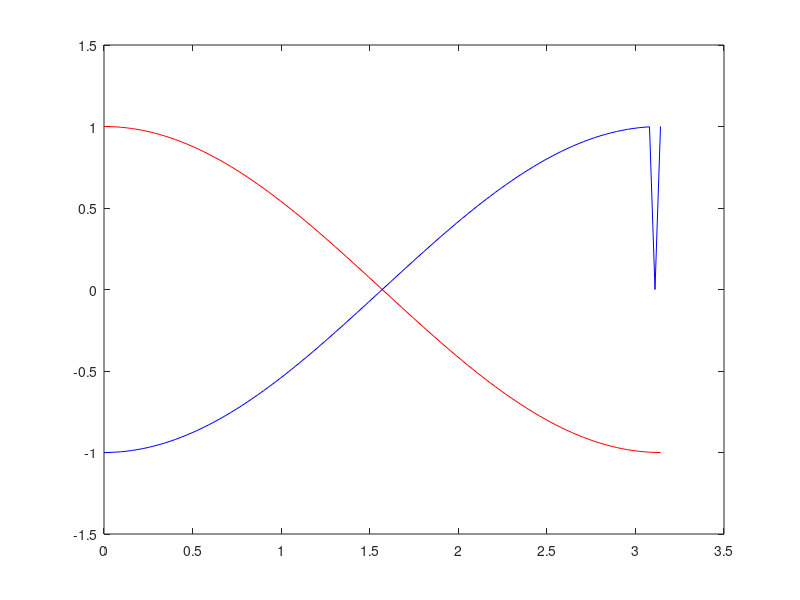

Recreate this plot in MATLAB.
function DerivadaSeg_01
  clc
  clear
  %BLOQUE DE DATOS
  disp('Ingrese el Paso')
  h=pi/101
  disp('Valores de X')
  x=0:h:pi;
  disp('Valores de Y')
  y=cos(x);
  n=length(x);
  dy(1)=2*y(1)-5*y(2)+4*y(3)-y(4);
  dy(n)=2*y(n)-5*y(n-1)+4*y(n-2)-y(n-3);
  for i=2:n-2
    dy(i)=y(i-1)-2*y(i)+y(i+1);
  end
  dy=dy*1/(h^2);
  plot(x,y,'r')
  hold on
  plot(x,dy,'b')
end
